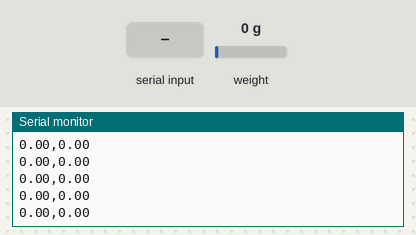
This sketch was run on a simulated Arduino Uno, built with avr-gcc and run on an emulated ATmega328P. On the bench: the last lines printed to the serial monitor. Inputs (shaded band) come from the test bench; at power-on: weight on the scale 0 g.

Above: at 2.8 s.
2.9 s: "90,45\n" received over Serial
At 2.93 s:
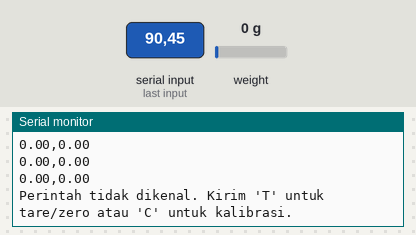
4.5 s: byte 84 ('T') received over Serial
At 5.4 s:
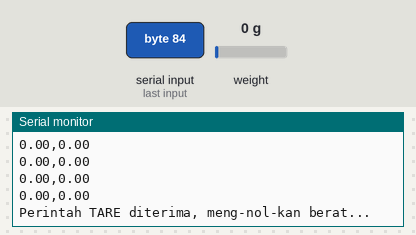
7.0 s: "C90\n" received over Serial
At 7.08 s:
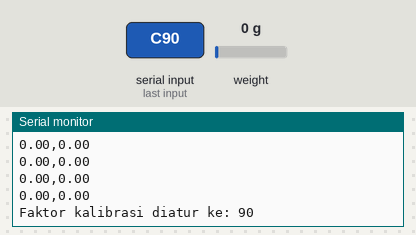
8.5 s: "C,45\n" received over Serial
At 8.59 s:
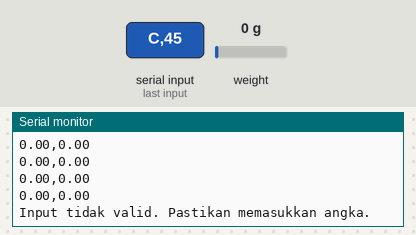
10.0 s: weight on the scale set to 100 g
At 10.01 s:
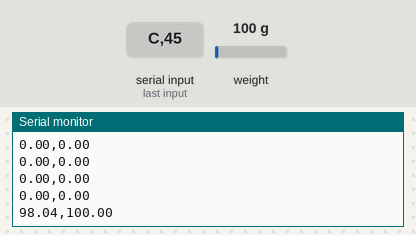
11.5 s: weight on the scale set to 1250 g
At 11.53 s:
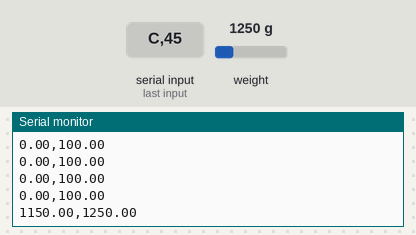
Timing chart, 0 to 14.0 s (numbered marks = the images above; inputs shaded):
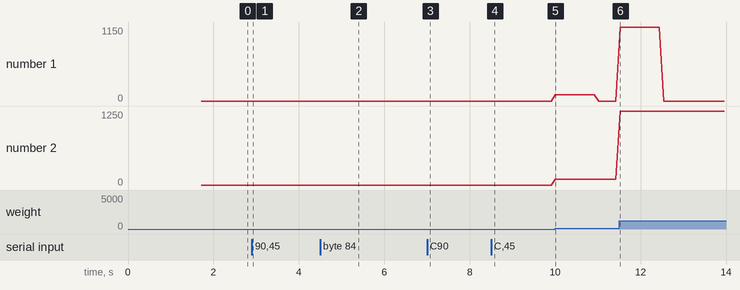

The sketch:

New_RAW_Calibration_v4.ino
```cpp
// =======================
// Arduino Loadcell + HX711 Demo with Calibration Factor via Serial and MAV filter for rate
// Update setiap 50ms, perintah T via Serial untuk TARE/Zeroing
// Perintah C diikuti angka untuk kalibrasi
// =======================

#include "HX711.h"

// --- PIN DEFINISI (ganti sesuai wiring Anda) ---
#define LOADCELL_DOUT_PIN  8
#define LOADCELL_SCK_PIN   9

// --- Inisialisasi HX711 ---
HX711 scale;

// Set calibration factor. Anda HARUS atur sesuai sensor/loadcell Anda!
// Lakukan kalibrasi manual: misal mulai dengan 420, sesuaikan agar berat aktual sesuai.
long calibration_factor = 198;

// --- Batas waktu pembacaan ---
unsigned long lastUpdate = 0;
const unsigned long updateInterval = 50; // ms

// Variabel untuk laju perubahan berat
float lastWeight = 0.0;
unsigned long lastWeightTime = 0;

// --- MAV filter variables ---
const int MAV_SIZE = 10;
float rateBuffer[MAV_SIZE];
int rateIndex = 0;
bool rateBufferFilled = false;

void setup() {
  Serial.begin(115200);
  while (!Serial); // Tunggu sampai Serial siap (untuk board dengan native USB)

  Serial.println();
  Serial.println("== LOADCELL + HX711 Demo with Calibration & MAV Filter ==");
  Serial.println("Perintah Serial: ");
  Serial.println("  Kirim 'T' untuk TARE/Zeroing");
  Serial.println("  Kirim 'C' diikuti angka untuk mengatur kalibrasi (misal: C420)");
  Serial.println("------------------------------------");

  scale.begin(LOADCELL_DOUT_PIN, LOADCELL_SCK_PIN);
  scale.set_scale(calibration_factor); // Set faktor kalibrasi loadcell
  scale.tare(); // Zeroing awal

  Serial.println("Tare... Berat offset di-nolkan.");
  delay(500);

  // Inisialisasi variabel laju perubahan
  lastWeight = abs(scale.get_units(1));
  lastWeightTime = millis();

  // Inisialisasi buffer rate ke 0
  for (int i = 0; i < MAV_SIZE; i++) {
    rateBuffer[i] = 0.0;
  }
}

void loop() {
  // Cek ada data di Serial (perintah TARE atau kalibrasi)
  if (Serial.available()) {
    char cmd = Serial.read();
    if (cmd == 'T' || cmd == 't') {
      Serial.println("\nPerintah TARE diterima, meng-nol-kan berat...");
      scale.tare();
      Serial.println("Berat dinolkan!");
      // Reset variabel laju perubahan dan buffer MAV
      lastWeight = 0.0;
      lastWeightTime = millis();
      for (int i = 0; i < MAV_SIZE; i++) {
        rateBuffer[i] = 0.0;
      }
      rateIndex = 0;
      rateBufferFilled = false;
    }
    else if (cmd == 'C' || cmd == 'c') {
      // Tunggu hingga ada angka setelah 'C'
      while (Serial.available() == 0); // Tunggu input
      String input = Serial.readStringUntil('\n'); // Baca input hingga newline
      long newCalibrationFactor = input.toInt(); // Konversi ke long
      if (newCalibrationFactor != 0) { // Pastikan input valid
        calibration_factor = newCalibrationFactor;
        scale.set_scale(calibration_factor); // Set faktor kalibrasi baru
        Serial.print("Faktor kalibrasi diatur ke: ");
        Serial.println(calibration_factor);
      } else {
        Serial.println("Input tidak valid. Pastikan memasukkan angka.");
      }
    }
    // Kirim instruksi ulang jika input tidak dikenal
    else {
      Serial.println("Perintah tidak dikenal. Kirim 'T' untuk tare/zero atau 'C' untuk kalibrasi.");
    }
  }

  // Pembacaan berat periodik
  unsigned long now = millis();
  if (now - lastUpdate >= updateInterval) {
    lastUpdate = now;
    float weight = abs(scale.get_units(1)); // rata-rata 1 kali, bisa dibuat lebih smooth jika perlu

    // Hitung laju perubahan berat (gram per detik)
    unsigned long dt = now - lastWeightTime; // ms
    float rate = 0.0;
    if (dt > 0) {
      rate = abs((weight - lastWeight) / (dt / 1000.0)); // gram per detik (fixed correct dt to seconds)
    }

    // Tambahkan rate ke buffer MAV untuk filter
    rateBuffer[rateIndex] = rate;
    rateIndex++;
    if (rateIndex >= MAV_SIZE) {
      rateIndex = 0;
      rateBufferFilled = true;
    }

    // Hitung rata-rata dari buffer MAV
    int count = rateBufferFilled ? MAV_SIZE : rateIndex;
    float rateSum = 0.0;
    for (int i = 0; i < count; i++) {
      rateSum += rateBuffer[i];
    }
    float filteredRate = (count > 0) ? (rateSum / count) : 0.0;

    Serial.print(filteredRate, 2); // dua desimal
    Serial.print(",");
    Serial.println(weight, 2); // dua desimal

    // Simpan nilai untuk iterasi berikutnya
    lastWeight = weight;
    lastWeightTime = now;
  }
}
```

Measured:
- after the input at 2.9 s, the serial monitor: prints a new line at once (image 1)
- after the input at 4.5 s, the serial monitor: prints a new line after 0.05 s (image 2)
- after the input at 7.0 s, the serial monitor: prints a new line after 0.07 s (image 3)
- after the input at 8.5 s, the serial monitor: prints a new line after 0.09 s (image 4)
- after the input at 10.0 s, the serial monitor: prints a new line at once (image 5)
- after the input at 11.5 s, the serial monitor: prints a new line at once (image 6)
- plotted number 2: 0 → 100 after the input at 10.0 s, 100 → 1250 after the input at 11.5 s
